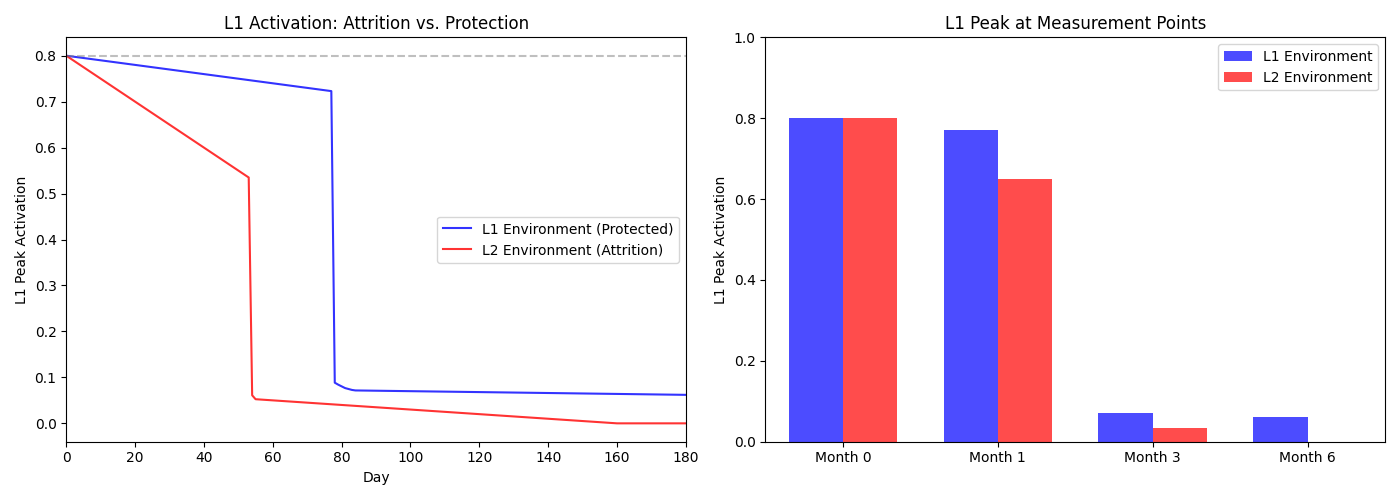

The Python source for this figure:
# -*- coding: utf-8 -*-
"""
L1 Attrition Model: Testing the hypothesis that L1 is protected from attrition in an L1-dominant environment.

Scenario A (L1 Environment): L1 baseline is protected by daily use and top-down support.
Scenario B (L2 Environment): L1 baseline declines due to disuse and sustained L2/L3 inhibition.

Compares L1 activation trajectories under both scenarios during 6 months of L3 learning.
"""

import numpy as np
import matplotlib.pyplot as plt

# =============================================
# 1. Shared Parameters
# =============================================
L1_baseline_initial = 0.8  # L1 Chinese initial baseline
L2_baseline = 0.5  # L2 English baseline (stable)
L3_baseline_start = 0.1  # L3 Japanese initial baseline

learning_rate = 0.008  # Daily L3 increase
days = 180  # 6 months
measurement_days = [0, 30, 90, 180]  # Month 0, 1, 3, 6
inhibition = 0.7  # Mutual inhibition strength
decay = 0.1  # Natural decay
input_strength = 0.1  # External input strength
steps = 100  # Time steps per trial

# L1 daily decline rates under two environments
L1_decay_L1_env = 0.001  # L1 environment: negligible decline
L1_decay_L2_env = 0.005  # L2 environment: significant decline


# =============================================
# 2. Core Simulation Function
# =============================================
def simulate_competition(L1_base, L2_base, L3_base):
    L1_act = np.zeros(steps)
    L2_act = np.zeros(steps)
    L3_act = np.zeros(steps)

    L1_act[0] = 0.0
    L2_act[0] = 0.0
    L3_act[0] = 0.0

    for t in range(1, steps):
        inp_L1 = input_strength * L1_base
        inp_L2 = input_strength * L2_base
        inp_L3 = input_strength * L3_base

        decay_L1 = decay * L1_act[t - 1]
        decay_L2 = decay * L2_act[t - 1]
        decay_L3 = decay * L3_act[t - 1]

        inhib_L1 = inhibition * (L2_act[t - 1] + L3_act[t - 1])
        inhib_L2 = inhibition * (L1_act[t - 1] + L3_act[t - 1])
        inhib_L3 = inhibition * (L1_act[t - 1] + L2_act[t - 1])

        L1_act[t] = L1_act[t - 1] + inp_L1 - decay_L1 - inhib_L1
        L2_act[t] = L2_act[t - 1] + inp_L2 - decay_L2 - inhib_L2
        L3_act[t] = L3_act[t - 1] + inp_L3 - decay_L3 - inhib_L3

        L1_act[t] = max(0, L1_act[t])
        L2_act[t] = max(0, L2_act[t])
        L3_act[t] = max(0, L3_act[t])

    return np.max(L1_act)


# =============================================
# 3. Simulation Loop for Both Scenarios
# =============================================
results_L1_env = {}
results_L2_env = {}
daily_L1_env = []
daily_L2_env = []

# Initialize L1 baselines for both scenarios
L1_env_baseline = L1_baseline_initial
L2_env_baseline = L1_baseline_initial
L3_current = L3_baseline_start

for day in range(days + 1):
    # Scenario A: L1 Environment
    peak_L1_env = simulate_competition(L1_env_baseline, L2_baseline, L3_current)
    daily_L1_env.append(peak_L1_env)

    # Scenario B: L2 Environment
    peak_L2_env = simulate_competition(L2_env_baseline, L2_baseline, L3_current)
    daily_L2_env.append(peak_L2_env)

    if day in measurement_days:
        month = {0: 0, 30: 1, 90: 3, 180: 6}[day]
        results_L1_env[month] = peak_L1_env
        results_L2_env[month] = peak_L2_env
        print(
            f"Day {day} (Month {month}): L1_env={peak_L1_env:.4f}, L2_env={peak_L2_env:.4f}, L3 base={L3_current:.4f}")

    # Daily updates
    L1_env_baseline -= L1_decay_L1_env
    L2_env_baseline -= L1_decay_L2_env
    L3_current += learning_rate

    # Ensure non-negative
    L1_env_baseline = max(0, L1_env_baseline)
    L2_env_baseline = max(0, L2_env_baseline)

# =============================================
# 4. Visualization (adjusted)
# =============================================
fig, axes = plt.subplots(1, 2, figsize=(14, 5))

# Left panel: Daily L1 activation
ax = axes[0]
ax.plot(daily_L1_env, label='L1 Environment (Protected)', color='blue', alpha=0.8)
ax.plot(daily_L2_env, label='L2 Environment (Attrition)', color='red', alpha=0.8)
ax.set_title('L1 Activation: Attrition vs. Protection')
ax.set_xlabel('Day')
ax.set_ylabel('L1 Peak Activation')
ax.set_xlim(0, 180)  # 新增这一行
ax.legend()
ax.axhline(y=L1_baseline_initial, color='gray', linestyle='--', alpha=0.5)

# Right panel: Bar chart at measurement points
ax = axes[1]
months = [0, 1, 3, 6]
x = np.arange(len(months))
width = 0.35
bars_A = ax.bar(x - width/2, [results_L1_env[m] for m in months], width, label='L1 Environment', color='blue', alpha=0.7)
bars_B = ax.bar(x + width/2, [results_L2_env[m] for m in months], width, label='L2 Environment', color='red', alpha=0.7)
ax.set_title('L1 Peak at Measurement Points')
ax.set_ylabel('L1 Peak Activation')
ax.set_xticks(x)
ax.set_xticklabels([f'Month {m}' for m in months])
ax.set_xlim(-0.5, 3.5)  # 可选：让柱状图两边也留一点空间
ax.legend()
ax.set_ylim(0, 1.0)

plt.tight_layout()
plt.savefig('l1_attrition_model.png', dpi=150)
plt.show()
